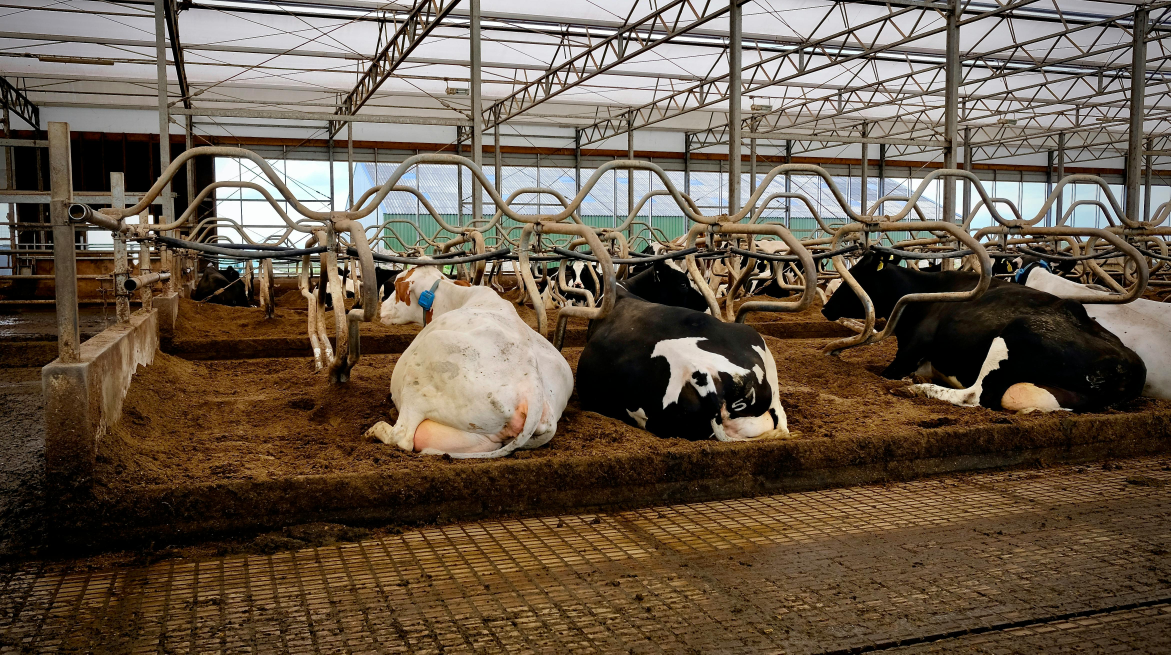
#> input picture smart-cattle-frontend/src/assets/images/cattle-barn-resting.jpg, 4683 x 2618 px (shown at 1/4 size)
$ python -i train_lumpy_skin_research_baseline.py   (imports and definitions only)
#> lines starting #> are read from the running program, lines starting #| are printed output that depends on the picture
#!/usr/bin/env python3
"""Train a clearly non-production lumpy-skin image research baseline."""

from __future__ import annotations

import argparse
import hashlib
import json
from collections import Counter
from datetime import UTC, datetime
from pathlib import Path
from typing import Any

import numpy as np
from PIL import Image, ImageOps


LABEL_DIRS = {
    "lumpy skin": "lumpy_skin",
    "normal skin": "normal_skin",
    "foot-and-mouth": "foot_and_mouth",
    "healthy": "healthy",
    "lumpy": "lumpy",
}
IMAGE_SUFFIXES = {".jpg", ".jpeg", ".png", ".webp"}
RESIZE = (24, 24)


# [19 lines left out: functions release_gate, sha256, not called in this run]


def image_features(path: Path) -> np.ndarray:
    with Image.open(path) as source:
#> source is the input picture: PIL image 4683x2618 RGB; mean R, G, B 103.4, 88.9, 72.9
        image = ImageOps.exif_transpose(source).convert("RGB").resize(RESIZE, Image.Resampling.BILINEAR)
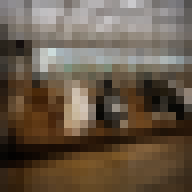
#> image: PIL image 24x24 RGB (shown 8 times larger); mean R, G, B 103.4, 88.8, 72.8
        pixels = np.asarray(image, dtype=np.float32) / 255.0
    values: list[float] = list(pixels.reshape(-1))
#> values = 1728 values, max 0.859 at index 451, min 0.00392 at index 1373, mean 0.346
    for channel in range(3):
        channel_values = pixels[:, :, channel]
        values.extend([float(channel_values.mean()), float(channel_values.std())])
        histogram, _ = np.histogram(channel_values, bins=8, range=(0.0, 1.0))
        values.extend((histogram / max(1, channel_values.size)).astype(np.float32).tolist())
#> this loop made 3 passes
#> histogram on passes 1 to 3: [36, 77, 138, 155, 97, 61, 12, 0], [68, 139, 137, 85, 86, 54, 7, 0], [169, 151, 50, 84, 66, 50, 6, 0]
#> pass 1, in image_features, `channel_values = pixels[:, :, channel]`:
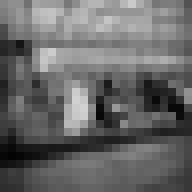
#> channel_values: shape (24, 24) float32 (shown 8 times larger); min 0.0118, max 0.82, mean 0.405
#> pass 2, in image_features, `channel_values = pixels[:, :, channel]`:
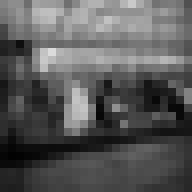
#> channel_values: shape (24, 24) float32 (shown 8 times larger); min 0.00784, max 0.859, mean 0.348
#> pass 3, in image_features, `channel_values = pixels[:, :, channel]`:
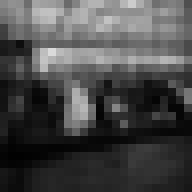
#> channel_values: shape (24, 24) float32 (shown 8 times larger); min 0.00392, max 0.855, mean 0.286
#> after the loop, values = 1758 values, max 0.859 at index 451, min 0 at index 1737, mean 0.343
    return np.asarray(values, dtype=np.float32)


# [55 lines left out: functions discover, stratified_split, softmax, fit, not called in this run]


def predict(features: np.ndarray, indices: np.ndarray, weights: np.ndarray, bias: np.ndarray, mean: np.ndarray, scale: np.ndarray) -> np.ndarray:
    return np.argmax(softmax(((features[indices] - mean) / scale) @ weights.T + bias), axis=1)


# [79 lines left out: functions metrics, main, not called in this run]


# [2 lines not run here, left out]

>>> result = image_features('../../smart-cattle-frontend/src/assets/images/cattle-barn-resting.jpg')
#> result has the same summary as values in image_features

$ run again, on smart-cattle-frontend/src/assets/images/cattle-closeup.jpg
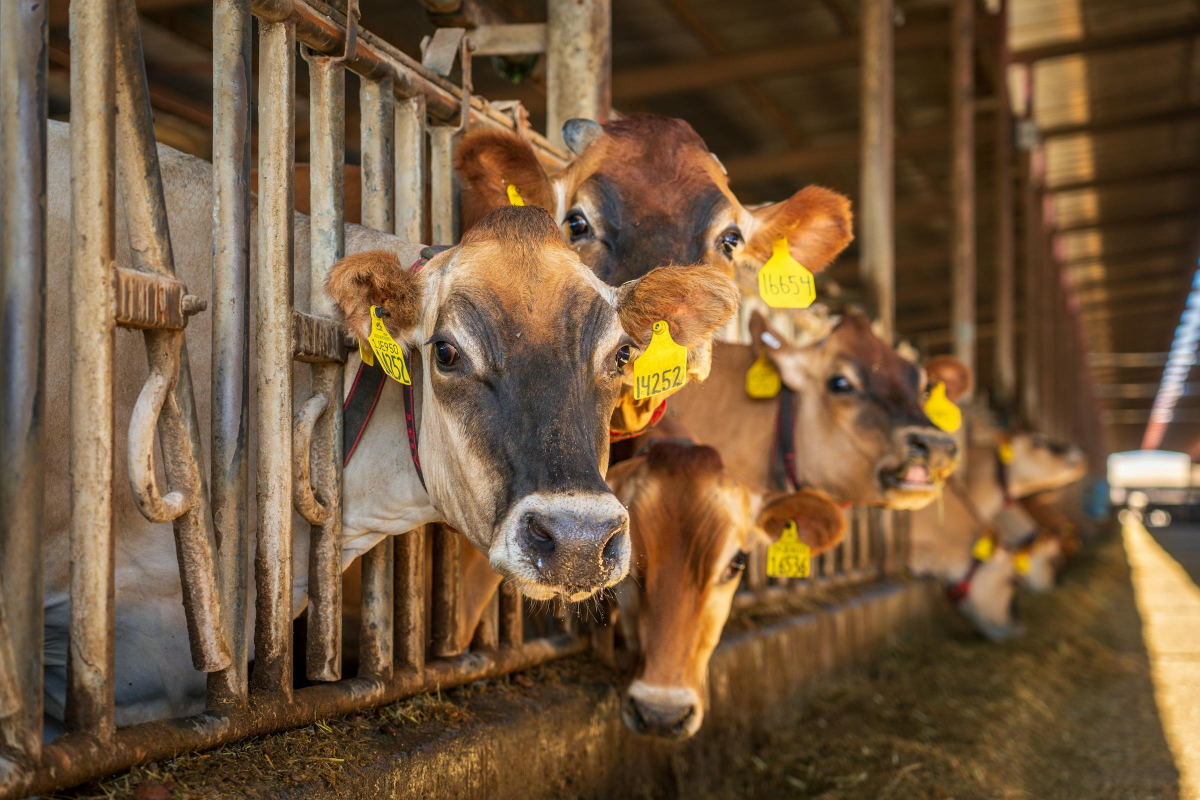
#> input picture smart-cattle-frontend/src/assets/images/cattle-closeup.jpg, 2400 x 1600 px (shown at 1/2 size)
#> in image_features, source is the input picture: PIL image 2400x1600 RGB; mean R, G, B 115.2, 89, 60.4
#> in image_features, `image = ImageOps.exif_transpose(source).convert("RGB").resize(RESIZE, ..`:
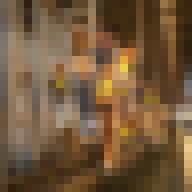
#> image: PIL image 24x24 RGB (shown 8 times larger); mean R, G, B 115.2, 89, 60.4
#> in image_features, `values: list[float] = list(pixels.reshape(-1))`: values = 1728 values, max 0.925 at index 1365, min 0.051 at index 1661, mean 0.346
#> the loop in image_features, `for channel in range(3):` made 3 passes
#> histogram on passes 1 to 3: [0, 50, 152, 146, 161, 50, 12, 5], [0, 157, 173, 172, 62, 10, 2, 0], [122, 202, 165, 79, 8, 0, 0, 0]
#> pass 3, in image_features, `channel_values = pixels[:, :, channel]`:
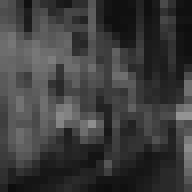
#> channel_values: shape (24, 24) float32 (shown 8 times larger); min 0.051, max 0.58, mean 0.237
#> after the loop in image_features, `for channel in range(3):`: values = 1758 values, max 0.925 at index 1365, min 0 at index 1730, mean 0.342
#> result has the same summary as values in image_features

$ run again, on smart-cattle-frontend/src/assets/images/edition-barn-flow.jpg
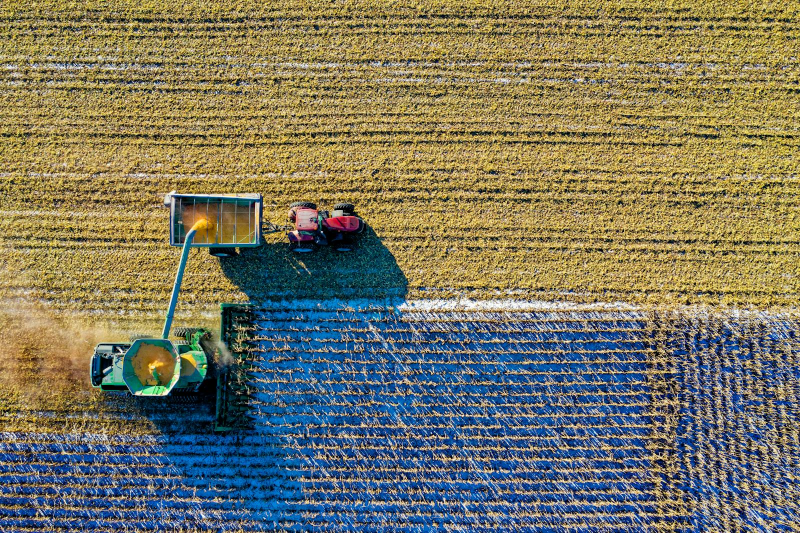
#> input picture smart-cattle-frontend/src/assets/images/edition-barn-flow.jpg, 1600 x 1066 px (shown at 1/2 size)
#> in image_features, source is the input picture: PIL image 1600x1066 RGB; mean R, G, B 121.6, 119, 97.4
#> in image_features, `image = ImageOps.exif_transpose(source).convert("RGB").resize(RESIZE, ..`:
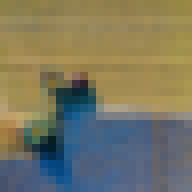
#> image: PIL image 24x24 RGB (shown 8 times larger); mean R, G, B 121.5, 119, 97.4
#> in image_features, `values: list[float] = list(pixels.reshape(-1))`: values = 1728 values, max 0.753 at index 1014, min 0.0157 at index 1314, mean 0.442
#> the loop in image_features, `for channel in range(3):` made 3 passes
#> histogram on passes 1 to 3: [30, 37, 118, 61, 200, 129, 1, 0], [3, 16, 79, 181, 291, 6, 0, 0], [0, 18, 336, 111, 111, 0, 0, 0]
#> pass 3, in image_features, `channel_values = pixels[:, :, channel]`:
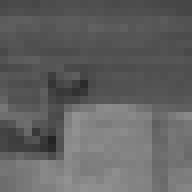
#> channel_values: shape (24, 24) float32 (shown 8 times larger); min 0.137, max 0.573, mean 0.382
#> after the loop in image_features, `for channel in range(3):`: values = 1758 values, max 0.753 at index 1014, min 0 at index 1737, mean 0.437
#> result has the same summary as values in image_features

$ run again, on smart-cattle-frontend/src/assets/images/edition-camera.jpg
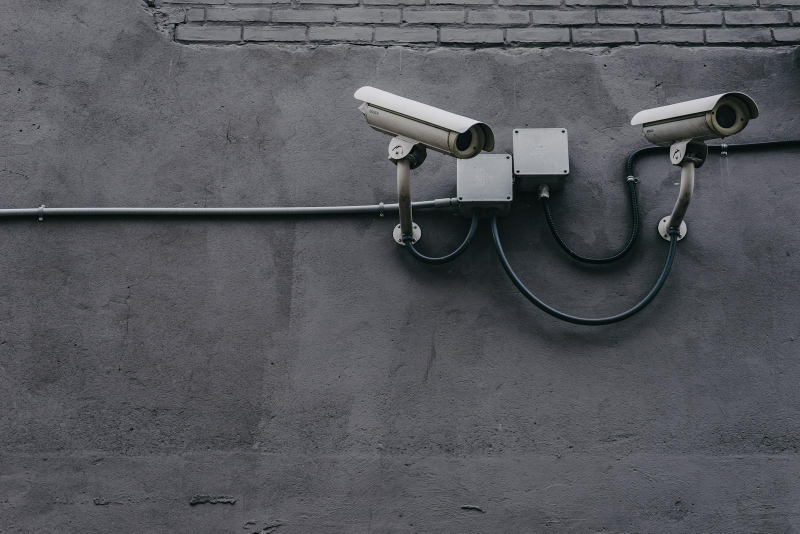
#> input picture smart-cattle-frontend/src/assets/images/edition-camera.jpg, 1600 x 1067 px (shown at 1/2 size)
#> in image_features, source is the input picture: PIL image 1600x1067 RGB; mean R, G, B 85.1, 86.5, 91.6
#> in image_features, `image = ImageOps.exif_transpose(source).convert("RGB").resize(RESIZE, ..`:
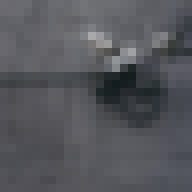
#> image: PIL image 24x24 RGB (shown 8 times larger); mean R, G, B 85.1, 86.5, 91.7
#> in image_features, `values: list[float] = list(pixels.reshape(-1))`: values = 1728 values, max 0.671 at index 323, min 0.0745 at index 762, mean 0.344
#> the loop in image_features, `for channel in range(3):` made 3 passes
#> histogram on passes 1 to 3: [9, 55, 362, 139, 10, 1, 0, 0], [4, 50, 365, 145, 10, 2, 0, 0], [3, 44, 290, 224, 13, 2, 0, 0]
#> after the loop in image_features, `for channel in range(3):`: values = 1758 values, max 0.671 at index 323, min 0 at index 1736, mean 0.341
#> result has the same summary as values in image_features
